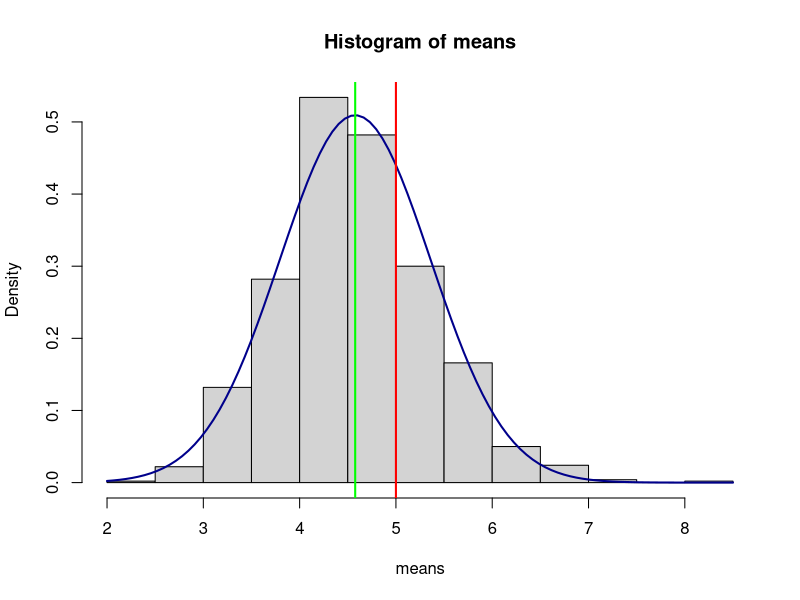
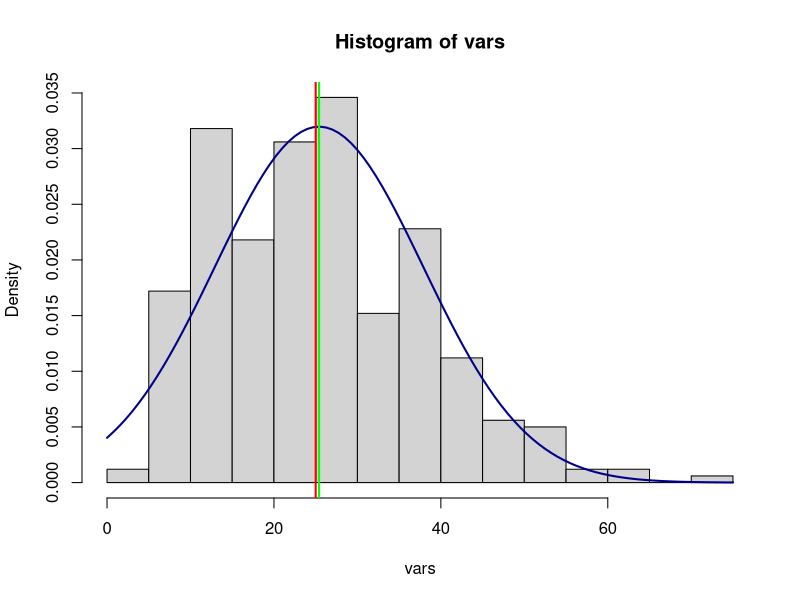

These charts were generated, in order, by the following R code:
## ---- chunk 1
knitr::opts_chunk$set(echo = TRUE)
## ---- chunk 2
library(dplyr)
library(ggplot2)
## ---- chunk 3
lambda <- 0.2
mean <- sd <-  1/lambda
n <- 40
nosim <- 1000
x <- rexp(n,lambda)
## ---- chunk 4
samples <- matrix(sample(x,n*nosim,replace = T),nosim,n)
means <- apply(samples,1,mean)
vars <- apply(samples, 1, var)
## ---- chunk 5
mu0 <- mean(means)
print(c(mean,mu0))
## ---- chunk 6
print(c(sd^2,mean(vars)))
## ---- chunk 7
hist(means, probability = TRUE)
curve(dnorm(x, mean=mean(means), sd=sd(means)), col="darkblue", lwd=2, add=TRUE, yaxt="n")
abline(v = mean, col = "red", lwd = 2)
abline(v = mean(means),col = "green", lwd = 2)
## ---- chunk 8

hist(vars, probability = TRUE)
curve(dnorm(x, mean=mean(vars), sd=sd(vars)), col="darkblue", lwd=2, add=TRUE, yaxt="n")
abline(v = sd^2, col = "red", lwd = 2)
abline(v = mean(vars),col = "green", lwd = 2)
